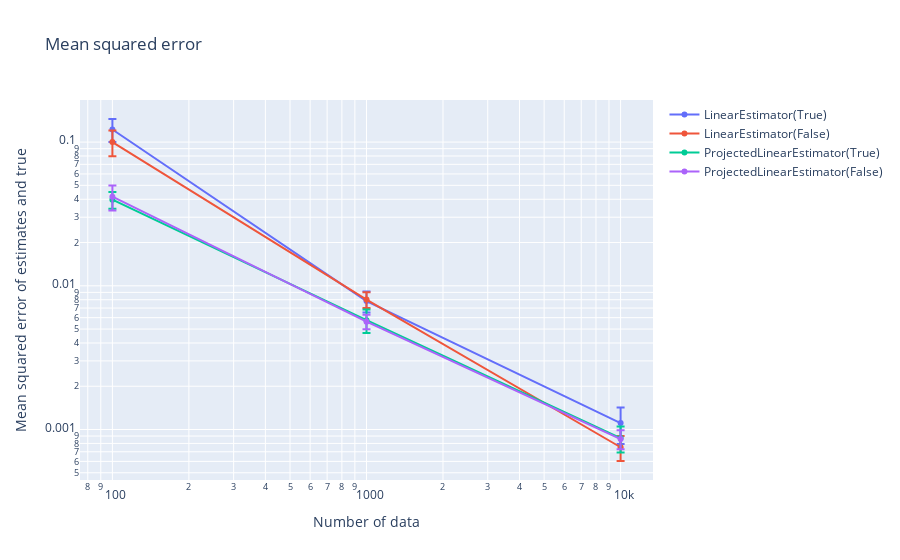

Source (notebook cell):
### Code cell
fig = data_analysis.make_mses_graph_estimation_results(
    estimation_results_list,
    case_name_list,
    true_object,
)
fig.show()

### Figure 1 — Plotly figure (JSON) as saved in the notebook; plotly's stock layout.template omitted (floating-point values rounded to 4 significant figures)
{"data": [{"error_y": {"array": [0.02233, 0.001298, 0.0003141], "type": "data", "visible": true}, "mode": "lines+markers", "name": "LinearEstimator(True)", "type": "scatter", "x": [100, 1000, 10000], "y": [0.1224, 0.007829, 0.001108]}, {"error_y": {"array": [0.02033, 0.001008, 0.0001488], "type": "data", "visible": true}, "mode": "lines+markers", "name": "LinearEstimator(False)", "type": "scatter", "x": [100, 1000, 10000], "y": [0.1001, 0.008021, 0.0007525]}, {"error_y": {"array": [0.005313, 0.001075, 0.0001793], "type": "data", "visible": true}, "mode": "lines+markers", "name": "ProjectedLinearEstimator(True)", "type": "scatter", "x": [100, 1000, 10000], "y": [0.03971, 0.005769, 0.000871]}, {"error_y": {"array": [0.008288, 0.0006523, 0.0001284], "type": "data", "visible": true}, "mode": "lines+markers", "name": "ProjectedLinearEstimator(False)", "type": "scatter", "x": [100, 1000, 10000], "y": [0.04169, 0.005628, 0.0008579]}], "layout": {"title": {"text": "Mean squared error"}, "xaxis": {"title": {"text": "Number of data"}, "type": "log"}, "yaxis": {"title": {"text": "Mean squared error of estimates and true"}, "type": "log"}}}
